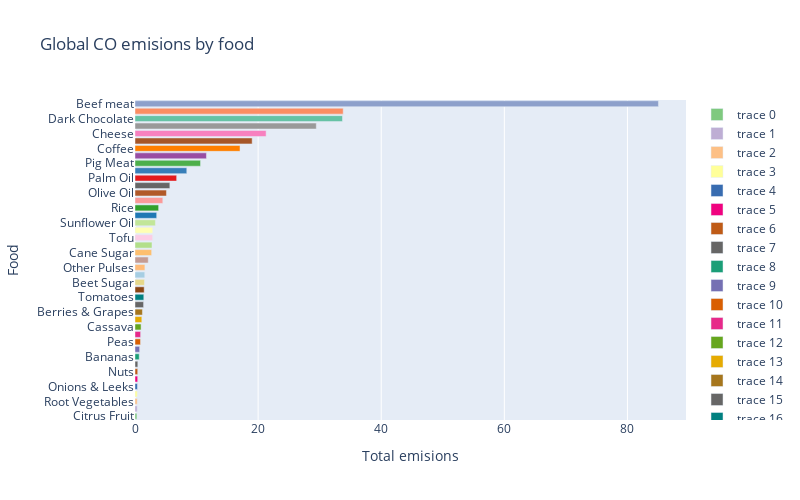

Write notebook code for a chart like this one.
### Code cell
# Gráfico de todas las food
fod['Total_Food_Emissions'] = fod.iloc[:, 2:9].sum(axis=1)

df_sorted = fod.sort_values('Total_Food_Emissions', ascending=True)

# Gráfico de barras horizontales
colors = sns.color_palette('pastel')

# Crea una lista de barras utilizando go.Bar para cada entidad
data = []
for i in range(len(df_sorted)):
    bar = go.Bar(
        x=[df_sorted['Total_Food_Emissions'].iloc[i]],
        y=[df_sorted['Entity'].iloc[i]],
        orientation='h',
        marker=dict(color=colors[i])
    )
    data.append(bar)


fig.update_layout(
    title='Global CO emisions by food',
    xaxis_title='Total emisions',
    yaxis_title='Food',
    legend=dict(x=1.02, y=1),
    height=500,
    width=800
)

# Etiqueta interactiva para seleccionar los elementos del eje Y
fig.update_yaxes(
    type='category',
    categoryorder='array',
    categoryarray=df_sorted['Entity']
)

fig.show()

### Figure 1 — Plotly figure (JSON) as saved in the notebook; plotly's stock layout.template omitted (floating-point values rounded to 4 significant figures)
{"data": [{"marker": {"color": "#7fc97f"}, "orientation": "h", "type": "bar", "x": [0.3161], "y": ["Citrus Fruit"]}, {"marker": {"color": "#beaed4"}, "orientation": "h", "type": "bar", "x": [0.3576], "y": ["Apples"]}, {"marker": {"color": "#fdc086"}, "orientation": "h", "type": "bar", "x": [0.3647], "y": ["Root Vegetables"]}, {"marker": {"color": "#ffff99"}, "orientation": "h", "type": "bar", "x": [0.3694], "y": ["Potatoes"]}, {"marker": {"color": "#386cb0"}, "orientation": "h", "type": "bar", "x": [0.3947], "y": ["Onions & Leeks"]}, {"marker": {"color": "#f0027f"}, "orientation": "h", "type": "bar", "x": [0.4368], "y": ["Brassicas"]}, {"marker": {"color": "#bf5b17"}, "orientation": "h", "type": "bar", "x": [0.4411], "y": ["Nuts"]}, {"marker": {"color": "#666666"}, "orientation": "h", "type": "bar", "x": [0.4602], "y": ["Other Vegetables"]}, {"marker": {"color": "#1b9e77"}, "orientation": "h", "type": "bar", "x": [0.6867], "y": ["Bananas"]}, {"marker": {"color": "#7570b3"}, "orientation": "h", "type": "bar", "x": [0.7567], "y": ["Other Fruit"]}, {"marker": {"color": "#d95f02"}, "orientation": "h", "type": "bar", "x": [0.8965], "y": ["Peas"]}, {"marker": {"color": "#e7298a"}, "orientation": "h", "type": "bar", "x": [0.9137], "y": ["Soy milk"]}, {"marker": {"color": "#66a61e"}, "orientation": "h", "type": "bar", "x": [0.9872], "y": ["Cassava"]}, {"marker": {"color": "#e6ab02"}, "orientation": "h", "type": "bar", "x": [1.108], "y": ["Barley"]}, {"marker": {"color": "#a6761d"}, "orientation": "h", "type": "bar", "x": [1.207], "y": ["Berries & Grapes"]}, {"marker": {"color": "#666666"}, "orientation": "h", "type": "bar", "x": [1.396], "y": ["Wheat & Rye"]}, {"marker": {"color": "#008080"}, "orientation": "h", "type": "bar", "x": [1.43], "y": ["Tomatoes"]}, {"marker": {"color": "#8b4513"}, "orientation": "h", "type": "bar", "x": [1.491], "y": ["Maize"]}, {"marker": {"color": "#e6d88a"}, "orientation": "h", "type": "bar", "x": [1.536], "y": ["Beet Sugar"]}, {"marker": {"color": "#a6cee3"}, "orientation": "h", "type": "bar", "x": [1.585], "y": ["Wine"]}, {"marker": {"color": "#ffbb78"}, "orientation": "h", "type": "bar", "x": [1.611], "y": ["Other Pulses"]}, {"marker": {"color": "#c49c94"}, "orientation": "h", "type": "bar", "x": [2.153], "y": ["Oatmeal"]}, {"marker": {"color": "#fdbf6f"}, "orientation": "h", "type": "bar", "x": [2.707], "y": ["Cane Sugar"]}, {"marker": {"color": "#b2df8a"}, "orientation": "h", "type": "bar", "x": [2.761], "y": ["Groundnuts"]}, {"marker": {"color": "#fccde5"}, "orientation": "h", "type": "bar", "x": [2.871], "y": ["Tofu"]}, {"marker": {"color": "#ffffb3"}, "orientation": "h", "type": "bar", "x": [2.878], "y": ["Milk"]}, {"marker": {"color": "#c2e699"}, "orientation": "h", "type": "bar", "x": [3.318], "y": ["Sunflower Oil"]}, {"marker": {"color": "#1f78b4"}, "orientation": "h", "type": "bar", "x": [3.524], "y": ["Rapeseed Oil"]}, {"marker": {"color": "#33a02c"}, "orientation": "h", "type": "bar", "x": [3.84], "y": ["Rice"]}, {"marker": {"color": "#fb9a99"}, "orientation": "h", "type": "bar", "x": [4.516], "y": ["Eggs"]}, {"marker": {"color": "#b15928"}, "orientation": "h", "type": "bar", "x": [5.109], "y": ["Olive Oil"]}, {"marker": {"color": "#666666"}, "orientation": "h", "type": "bar", "x": [5.663], "y": ["Soybean Oil"]}, {"marker": {"color": "#e41a1c"}, "orientation": "h", "type": "bar", "x": [6.768], "y": ["Palm Oil"]}, {"marker": {"color": "#377eb8"}, "orientation": "h", "type": "bar", "x": [8.414], "y": ["Poultry Meat"]}, {"marker": {"color": "#4daf4a"}, "orientation": "h", "type": "bar", "x": [10.65], "y": ["Pig Meat"]}, {"marker": {"color": "#984ea3"}, "orientation": "h", "type": "bar", "x": [11.61], "y": ["Fish (farmed)"]}, {"marker": {"color": "#ff7f00"}, "orientation": "h", "type": "bar", "x": [17.06], "y": ["Coffee"]}, {"marker": {"color": "#a65628"}, "orientation": "h", "type": "bar", "x": [19.03], "y": ["Shrimps (farmed)"]}, {"marker": {"color": "#f781bf"}, "orientation": "h", "type": "bar", "x": [21.3], "y": ["Cheese"]}, {"marker": {"color": "#999999"}, "orientation": "h", "type": "bar", "x": [29.45], "y": ["Beef milk"]}, {"marker": {"color": "#66c2a5"}, "orientation": "h", "type": "bar", "x": [33.71], "y": ["Dark Chocolate"]}, {"marker": {"color": "#fc8d62"}, "orientation": "h", "type": "bar", "x": [33.82], "y": ["Lamb"]}, {"marker": {"color": "#8da0cb"}, "orientation": "h", "type": "bar", "x": [85.04], "y": ["Beef meat"]}], "layout": {"height": 500, "legend": {"x": 1.02, "y": 1}, "title": {"text": "Global CO emisions by food"}, "width": 800, "xaxis": {"title": {"text": "Total emisions"}}, "yaxis": {"categoryarray": ["Citrus Fruit", "Apples", "Root Vegetables", "Potatoes", "Onions & Leeks", "Brassicas", "Nuts", "Other Vegetables", "Bananas", "Other Fruit", "Peas", "Soy milk", "Cassava", "Barley", "Berries & Grapes", "Wheat & Rye", "Tomatoes", "Maize", "Beet Sugar", "Wine", "Other Pulses", "Oatmeal", "Cane Sugar", "Groundnuts", "Tofu", "Milk", "Sunflower Oil", "Rapeseed Oil", "Rice", "Eggs", "Olive Oil", "Soybean Oil", "Palm Oil", "Poultry Meat", "Pig Meat", "Fish (farmed)", "Coffee", "Shrimps (farmed)", "Cheese", "Beef milk", "Dark Chocolate", "Lamb", "Beef meat"], "categoryorder": "array", "title": {"text": "Food"}, "type": "category"}}}
